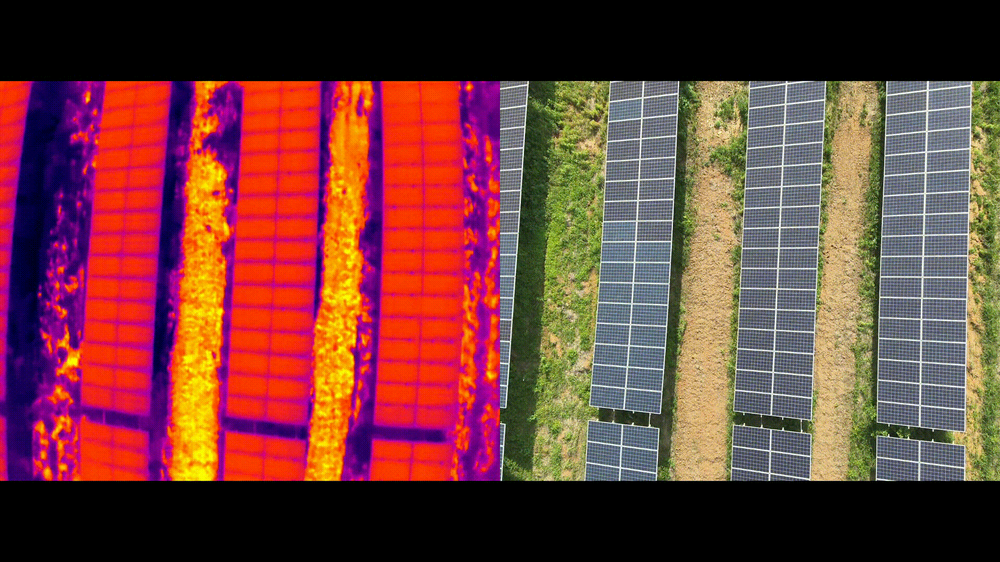
#> input picture ecosentry/datasets/sample_thermal/thermal_0001.png, 1000 x 562 px, shrunk from 1920 x 1080 before the run; its folder holds only this picture in this run
$ python -i hotspot_detector.py   (imports and definitions only)
#> lines starting #> are read from the running program, lines starting #| are printed output that depends on the picture
#> further down, picture is the input picture: shape (562, 1000, 3); mean B, G, R 57.7, 61.3, 113.8
"""
Thermal Hotspot Candidate Detector for ECOSENTRY.

Responsibilities:
- Estimate scene ambient background thermal intensity statistically.
- Apply adaptive statistical thresholding to isolate regions significantly brighter/hotter
  than surrounding baseline.
- Extract connected candidate components, bounding boxes, and centroids.
- Compute quantitative intensity metrics (peak intensity, mean intensity, Delta I).
- Filter out sub-resolution noise artifacts.

Important Scientific & Safety Limitations:
- The input frames are uncalibrated thermal visualizations, not raw radiometric Celsius data.
- NO pixel intensity is converted to degrees Celsius.
- NO particular color is assumed to inherently mean fire.
- NO detection is classified as a confirmed fire at this stage.
- Detections are labeled strictly as 'HOTSPOT_CANDIDATE'.
"""

from dataclasses import dataclass, asdict
from typing import List, Dict, Any, Tuple, Optional
import numpy as np
import cv2


@dataclass
class HotspotCandidate:
    """
    Structured representation of an isolated thermal hotspot candidate.
    """
    candidate_id: int
    bbox: Tuple[int, int, int, int]  # (x, y, width, height)
    centroid: Tuple[int, int]         # (cx, cy)
    area_pixels: float               # Area of contour in pixels
    max_intensity: float             # Peak pixel intensity inside candidate
    mean_intensity: float            # Average pixel intensity inside candidate
    bg_intensity: float              # Estimated ambient background intensity
    delta_intensity: float           # Relative difference: (mean_intensity - bg_intensity)
    delta_max: float                 # Peak relative difference: (max_intensity - bg_intensity)
    status: str = "HOTSPOT_CANDIDATE"

    def to_dict(self) -> Dict[str, Any]:
        """Convert candidate to dictionary for serialization and logging."""
        return asdict(self)


class HotspotDetector:
    """
    Adaptive statistical detector for isolating thermal anomaly candidates.
    """

    # [238 lines left out: functions __init__, estimate_background, compute_adaptive_threshold, detect, detect_hotspot_candidates, draw_hotspot_candidates, not called in this run]


def detect_hotspots(
    image: np.ndarray,
    k: float = 2.5,
    minimum_area: int = 200,
) -> Tuple[List[Dict[str, Any]], np.ndarray]:
    """
    Beginner-friendly direct hotspot detection function.

    Takes a thermal frame (BGR or Grayscale), performs background estimation,
    adaptive statistical thresholding, contour extraction, and metric calculation.

    Args:
        image: 2D or 3D numpy array.
        k: Multiplier for standard deviation above background (default: 2.5).
        minimum_area: Minimum area in pixels to eliminate noise (default: 200).

    Returns:
        Tuple[List[Dict], np.ndarray]: (detections, binary_mask)
    """
#> called with k = 2.5, minimum_area = 200
    if len(image.shape) == 3:
        gray = cv2.cvtColor(image, cv2.COLOR_BGR2GRAY)
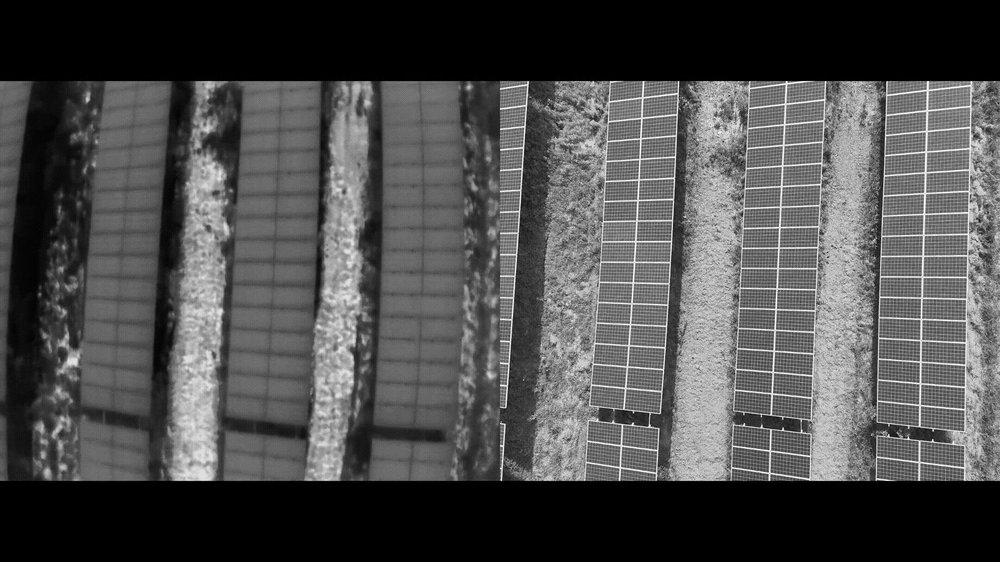
#> gray: shape (562, 1000); min 0, max 255, mean 76.6
    else:
        gray = image.copy()

    blurred = cv2.GaussianBlur(gray, (15, 15), 0)
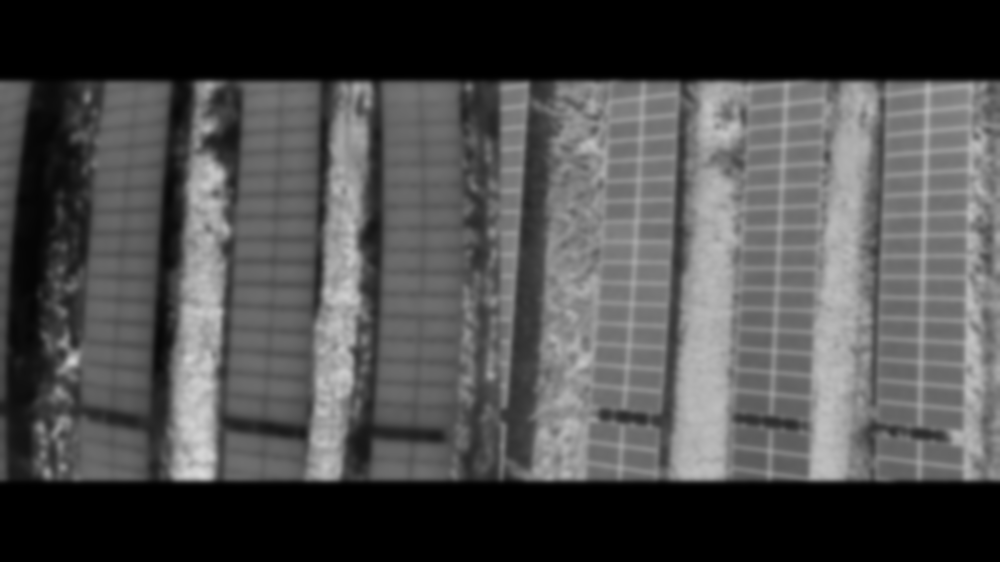
#> blurred: shape (562, 1000); min 0, max 218, mean 76.6
    background = float(np.median(blurred))
#> background = 91
    sigma = float(np.std(blurred))
#> sigma = 58.86
    threshold_val = min(255.0, background + k * sigma)
#> threshold_val = 238.1

    mask = (blurred >= threshold_val).astype(np.uint8) * 255
#> mask: shape (562, 1000); every value is 0

    close_kernel = np.ones((21, 21), np.uint8)
    mask = cv2.morphologyEx(mask, cv2.MORPH_CLOSE, close_kernel)

    open_kernel = np.ones((7, 7), np.uint8)
    mask = cv2.morphologyEx(mask, cv2.MORPH_OPEN, open_kernel)

    contours, _ = cv2.findContours(mask, cv2.RETR_EXTERNAL, cv2.CHAIN_APPROX_SIMPLE)
#> contours = []

    detections: List[Dict[str, Any]] = []

    for contour in contours:
        area = float(cv2.contourArea(contour))
        if area < minimum_area:
            continue

        x, y, w, h = cv2.boundingRect(contour)
        region = gray[y : y + h, x : x + w]
        if region.size == 0:
            continue

        peak = float(np.max(region))
        mean = float(np.mean(region))
        delta = float(peak - background)

        detections.append({
            "bbox": [int(x), int(y), int(w), int(h)],
            "area": float(area),
            "peak_intensity": peak,
            "mean_intensity": mean,
            "background_intensity": background,
            "delta_intensity": delta,
            "label": "HOTSPOT_CANDIDATE",
        })
#> this loop made 0 passes
#> after the loop, detections = []

    # Sort hotspots by delta intensity (strongest first)
    detections.sort(key=lambda d: d["delta_intensity"], reverse=True)

    return detections, mask

>>> import cv2
>>> picture = cv2.imread('../datasets/sample_thermal/thermal_0001.png')
>>> result = detect_hotspots(picture)
